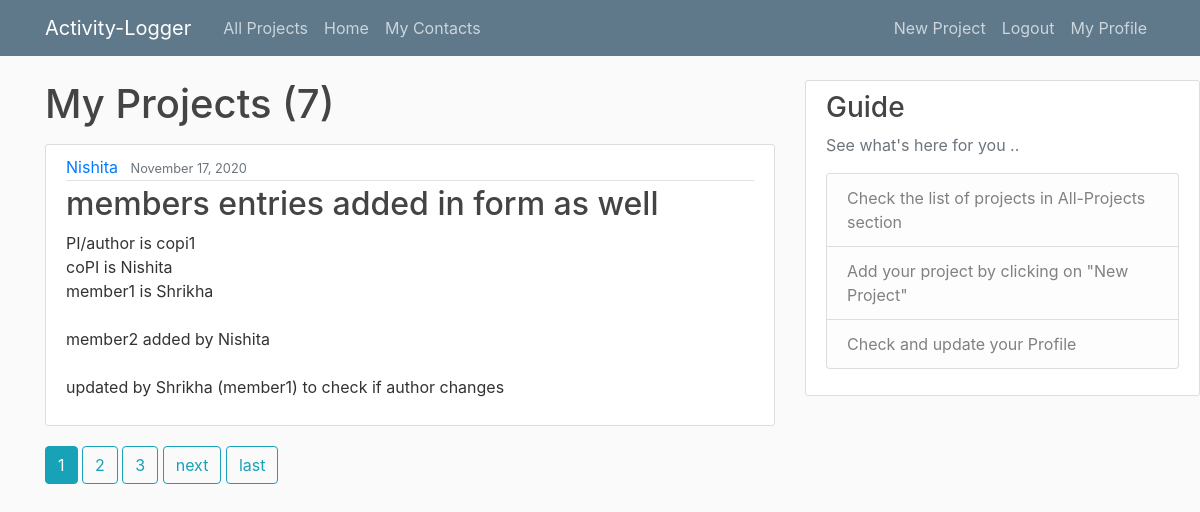
/user/1/me (signed in), run on an earlier commit of the app's database.
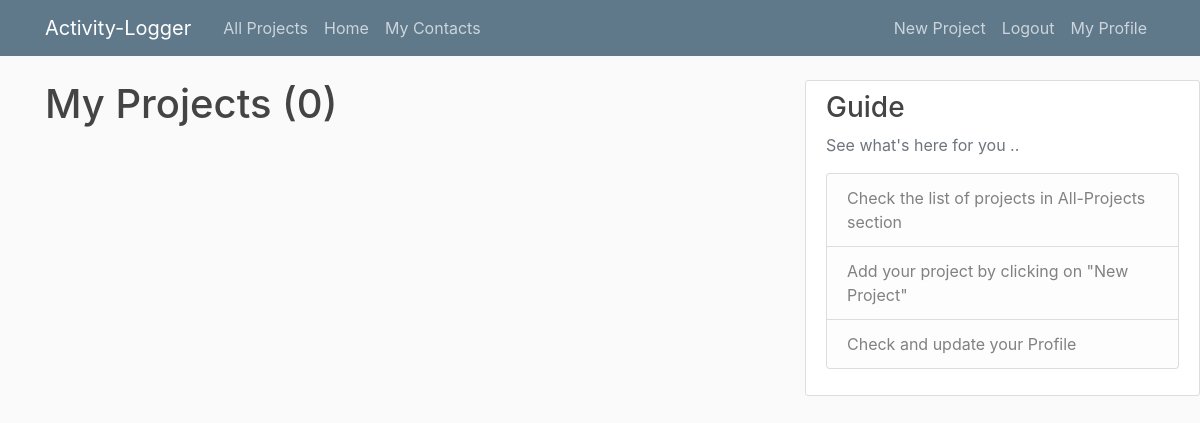
And on a later commit of the database.
### blog/models.py (models this page shows, shortened)
class Post(models.Model):
	title = models.CharField(max_length=100)
	content = models.TextField()
	PI = models.CharField(max_length=100, blank=True, default='')
	coPI = models.CharField(max_length=100, blank=True, default='')
	member1 = models.CharField(max_length=100, blank=True, default='')
	member2 = models.CharField(max_length=100, blank=True, default='')
	member3 = models.CharField(max_length=100, blank=True, default='')
	member4 = models.CharField(max_length=100, blank=True, default='')
	member5 = models.CharField(max_length=100, blank=True, default='')
	funding = models.DecimalField(decimal_places=2,max_digits=15)
	sanctionedAmount = models.DecimalField(decimal_places=2,max_digits=15)
	startDate = models.DateField()
	endDate = models.DateField()
	date = models.DateTimeField(default=timezone.now)
	author = models.ForeignKey(User, on_delete=models.CASCADE)

### blog/views.py (the view)
# urls.py: path('user/<str:user>/me', MyPostListView.as_view(), name='my-posts'),
class MyPostListView(LoginRequiredMixin, ListView):
	model = Post
	template_name = 'blog/my_posts.html'
	context_object_name = 'posts'
	paginate_by = 1
	def get_queryset(self):
		user = self.request.user
		return Post.objects.filter(author=user).order_by('-date')

### blog/templates/blog/my_posts.html (shortened to what this page needs)
{% extends "blog/base.html" %}
{% block content %}
	<h1 class="mb-3"> My Projects ({{ page_obj.paginator.count }}) </h1>
	{% for post in posts %}
		<article class="media content-section">
		  <div class="media-body">
		    <div class="article-metadata">
		      <a class="mr-2" href="{% url 'user-posts' post.author.username %} ">{{ post.author }}</a>
		      <small class="text-muted">{{ post.date|date:"F d, Y" }}</small>
		    </div>
		    <h2><a class="article-title" href="{% url 'post-detail' post.id %} ">{{ post.title }}</a></h2>
		    <p class="article-content">{{ post.content }}</p>
		  </div>
		</article>
	{% endfor %}
	{% if is_paginated %}
		{% for num in page_obj.paginator.page_range %}
			{% if page_obj.number == num %}
				<a class="btn btn-info mb-4" href="?page= {{ num }} "> {{ num }}  </a>
			{% elif num > page_obj.number|add:'-3' and num < page_obj.number|add:'3' %}
				<a class="btn btn-outline-info mb-4" href="?page= {{ num }} "> {{ num }}  </a>
			{% endif %}
		{% endfor %}
		{% if page_obj.has_next %}
			<a class="btn btn-outline-info mb-4" href="?page={{ page_obj.next_page_number }} "> next </a>
			<a class="btn btn-outline-info mb-4" href="?page= {{ page_obj.paginator.num_pages }} "> last  </a>
		{% endif %}
	{% endif %}
{% endblock content %}

What changed in the data, as far as the page shows it:
removed Post: author "Nishita", date "November 17, 2020", title "members entries added in form as well", content "PI/author is copi1 coPI is Nishita member1 is Shrikha member2 added by Nishita updated by Shrikha (member1) to check if author changes"
Also different on the page:
{{ page_obj.paginator.count }}: "7" → "0"
list line gone: "1"
list line gone: "2"
list line gone: "3"
text no longer shown: "next last"
